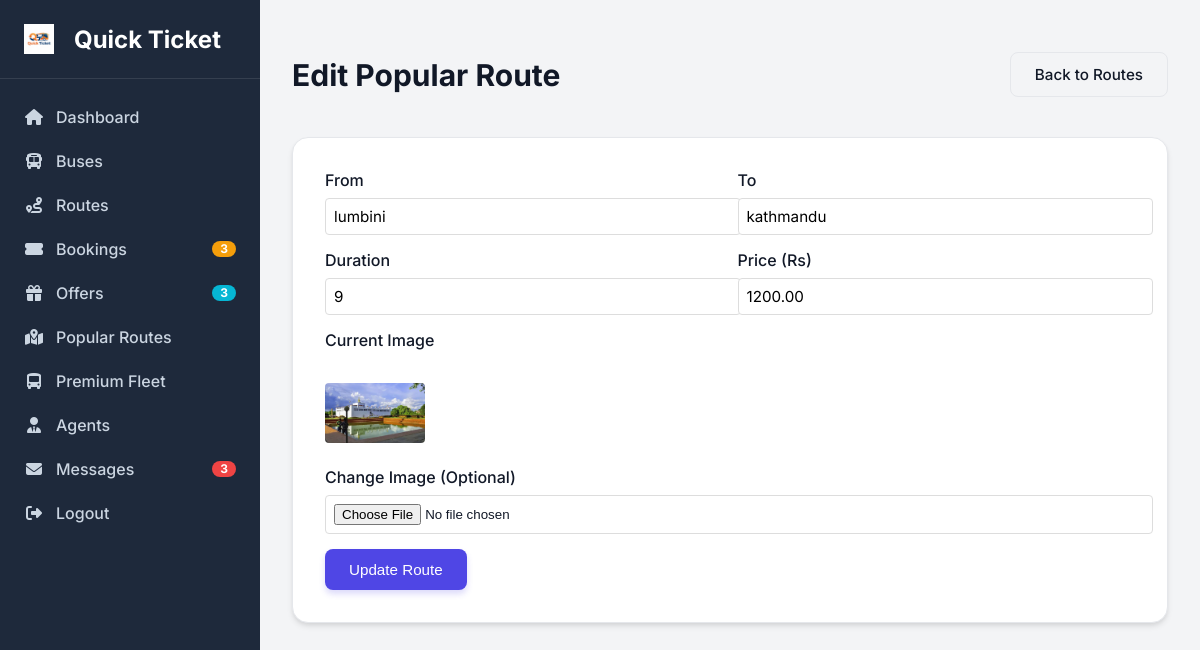
/admin/edit_popular_route.php?id=5 (signed in), run on the app's committed database.
### tables this page shows
CREATE TABLE `popular_routes` (
  `id` int(6) unsigned NOT NULL AUTO_INCREMENT,
  `source` varchar(100) NOT NULL,
  `destination` varchar(100) NOT NULL,
  `duration` varchar(50) NOT NULL,
  `price` decimal(10,2) NOT NULL,
  `image_path` varchar(255) NOT NULL,
  `created_at` timestamp NOT NULL DEFAULT current_timestamp(),
  PRIMARY KEY (`id`)
);

### admin/edit_popular_route.php (the view, shortened to what this page needs)
<?php
include 'includes/header.php';
$id = $_GET['id'];
$sql = "SELECT * FROM popular_routes WHERE id=$id";
$result = $conn->query($sql);
$row = $result->fetch_assoc();
?>
<div style="display: flex; justify-content: space-between; align-items: center; margin-bottom: 20px;">
    <h2>Edit Popular Route</h2>
    <a href="popular_routes.php" class="btn btn-outline">Back to Routes</a>
</div>
<div class="card">
    <form method="POST" enctype="multipart/form-data" style="display: grid; grid-template-columns: 1fr 1fr; gap: 15px;">
        <div>
            <label>From</label>
            <input type="text" name="source" value="<?php echo htmlspecialchars($row['source']); ?>" required style="width: 100%; padding: 8px; border: 1px solid #ddd; border-radius: 4px;">
        </div>
        <div>
            <label>To</label>
            <input type="text" name="destination" value="<?php echo htmlspecialchars($row['destination']); ?>" required style="width: 100%; padding: 8px; border: 1px solid #ddd; border-radius: 4px;">
        </div>
        <div>
            <label>Duration</label>
            <input type="text" name="duration" value="<?php echo htmlspecialchars($row['duration']); ?>" required style="width: 100%; padding: 8px; border: 1px solid #ddd; border-radius: 4px;">
        </div>
        <div>
            <label>Price (Rs)</label>
            <input type="number" name="price" value="<?php echo htmlspecialchars($row['price']); ?>" required style="width: 100%; padding: 8px; border: 1px solid #ddd; border-radius: 4px;">
        </div>
        <div style="grid-column: span 2;">
            <label>Current Image</label><br>
            <img src="../<?php echo $row['image_path']; ?>" style="width: 100px; height: 60px; object-fit: cover; border-radius: 4px; margin: 5px 0;">
        </div>
        <div style="grid-column: span 2;">
            <label>Change Image (Optional)</label>
            <input type="file" name="route_image" style="width: 100%; padding: 8px; border: 1px solid #ddd; border-radius: 4px;">
        </div>
        <button type="submit" name="update_route" class="btn btn-primary" style="width: fit-content;">Update Route</button>
    </form>
</div>
</div>
</div>
</body>
</html>

### assets/css/admin_style.css (style rules this page uses)
:root { --primary-color: #4f46e5; --primary-hover: #4338ca; --secondary-color: #64748b; --accent-color: #06b6d4; --success-color: #10b981; --danger-color: #ef4444; --warning-color: #f59e0b; --sidebar-bg: #1e293b; --sidebar-text: #f1f5f9; --bg-color: #f3f4f6; --card-bg: #ffffff; --text-primary: #111827; --text-secondary: #6b7280; --border-color: #e5e7eb; --shadow-sm: 0 1px 2px 0 rgba(0, 0, 0, 0.05); --shadow-md: 0 4px 6px -1px rgba(0, 0, 0, 0.1), 0 2px 4px -1px rgba(0, 0, 0, 0.06); --shadow-lg: 0 10px 15px -3px rgba(0, 0, 0, 0.1), 0 4px 6px -2px rgba(0, 0, 0, 0.05); --radius-md: 0.5rem; --radius-lg: 1rem; --font-family: 'Inter', sans-serif; }
body { font-family: var(--font-family); background-color: var(--bg-color); margin: 0; padding: 0; color: var(--text-primary); }
a { text-decoration: none; color: inherit; }
h2 { font-size: 1.875rem; font-weight: 700; margin-bottom: 1.5rem; color: var(--text-primary); }
.card { background-color: var(--card-bg); border-radius: var(--radius-lg); box-shadow: var(--shadow-md); padding: 2rem; margin-bottom: 2rem; border: 1px solid var(--border-color); }
label { display: block; margin-bottom: 0.5rem; font-weight: 500; color: var(--text-primary); }
input[type="text"], input[type="email"], input[type="password"], input[type="number"], input[type="date"], select, textarea { width: 100%; padding: 0.75rem; border: 1px solid var(--border-color); border-radius: var(--radius-md); background-color: #fff; font-family: inherit; font-size: 0.95rem; transition: border-color 0.2s, box-shadow 0.2s; }
.btn { display: inline-flex; align-items: center; justify-content: center; padding: 0.75rem 1.5rem; font-weight: 500; border-radius: var(--radius-md); transition: all 0.2s; cursor: pointer; border: none; font-size: 0.95rem; gap: 0.5rem; }
.btn-primary { background-color: var(--primary-color); color: white; box-shadow: 0 4px 6px rgba(79, 70, 229, 0.2); }
.btn-outline { background-color: transparent; border: 1px solid var(--border-color); color: var(--text-primary); }

### data on the page
popular_routes: source "lumbini", destination "kathmandu", duration "9", price "1200.00", image_path (picture)

### other printed values
$pending_bookings_count "3"
$offers_count "3"
$unread_messages_count "3"
